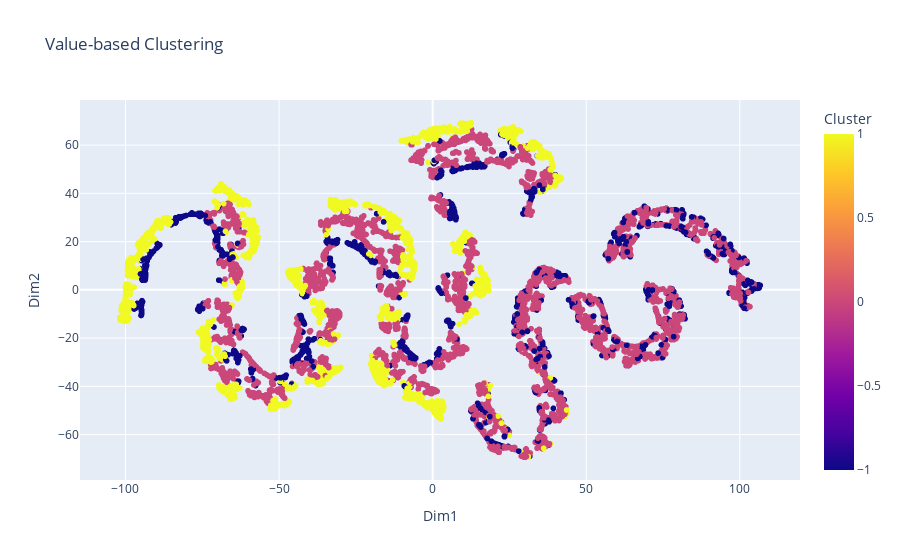

The notebook cell this image was saved under:
### Code cell
visualize_clusters(df, labels, cluster_type="Value-based")

### Figure 1 — Plotly figure (JSON) as saved in the notebook; plotly's stock layout.template omitted (floating-point values rounded to 4 significant figures; data arrays with more than 128 entries replaced by an {"elided": "..."} marker saying what was removed)
{"data": [{"hovertemplate": "Dim1=%{x}<br>Dim2=%{y}<br>Cluster=%{marker.color}<extra></extra>", "legendgroup": "", "marker": {"color": {"elided": "7043 int values"}, "coloraxis": "coloraxis", "symbol": "circle"}, "mode": "markers", "name": "", "showlegend": false, "type": "scattergl", "x": {"elided": "7043 float values"}, "xaxis": "x", "y": {"elided": "7043 float values"}, "yaxis": "y"}], "layout": {"coloraxis": {"colorbar": {"title": {"text": "Cluster"}}, "colorscale": [[0, "#0d0887"], [0.1111, "#46039f"], [0.2222, "#7201a8"], [0.3333, "#9c179e"], [0.4444, "#bd3786"], [0.5556, "#d8576b"], [0.6667, "#ed7953"], [0.7778, "#fb9f3a"], [0.8889, "#fdca26"], [1, "#f0f921"]]}, "legend": {"tracegroupgap": 0}, "title": {"text": "Value-based Clustering"}, "xaxis": {"anchor": "y", "domain": [0, 1], "title": {"text": "Dim1"}}, "yaxis": {"anchor": "x", "domain": [0, 1], "title": {"text": "Dim2"}}}}
